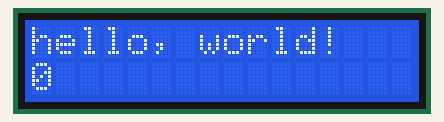
This sketch was run on a simulated Arduino Uno, built with avr-gcc and run on an emulated ATmega328P. Parts: 16×2 character LCD.

Above: at 0.1 s.
At 4.1 s:
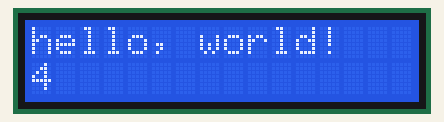
At 9.1 s:
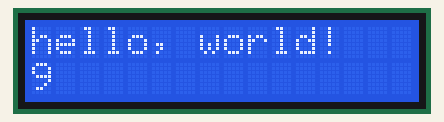
At 19.1 s:
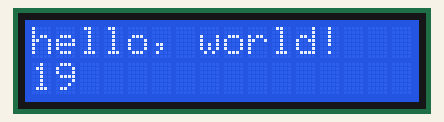
At 29.1 s:
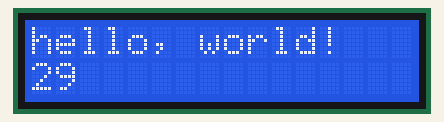
At 39.1 s:
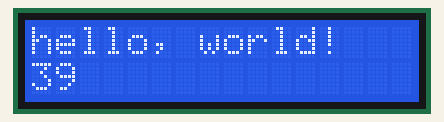

The sketch:

LCD_Test.ino
```cpp
/*** header block ***
 * code file name: Test_Display_Output.ino
 * code description: Send data to an LCD display
 * hardware required: [UNO, USB Cable, Breadboard, Jumper Wires, 16x2 LCD Display, 10k ohms Resistor]
 * IDE version used to test code: 1.8.13
 * programmer(s) name: Oluwasegun Atolagbe
 * date when code is created/modified: 17/02/2021
 * code version: 1.0
 ***/

// pre-processor directives
// include the library code:
#include <LiquidCrystal.h>

// pin name definitions
// initialize the library by associating any needed LCD interface pin
// with the arduino pin number it is connected to
const int d4 = 2, d5 = 3, d6 = 4, d7 = 7, en = 8, rs = 12;

// class/object declarations
LiquidCrystal lcd(rs, en, d4, d5, d6, d7);

void setup() {
   // code that runs only once
  // set up the LCD's number of columns and rows:
  lcd.begin(16, 2);
  // Print a message to the LCD.
  lcd.print("hello, world!");
}

void loop() {
  // data processing
   // data output

  // set the cursor to column 0, line 1
  // (note: line 1 is the second row, since counting begins with 0):
  lcd.setCursor(0, 1);
  // print the number of seconds since reset:
  lcd.print(millis() / 1000);
}
```

Measured:
- what the display in image 1 shows lasts 1.0 s, from 4.0 s to 5.0 s
